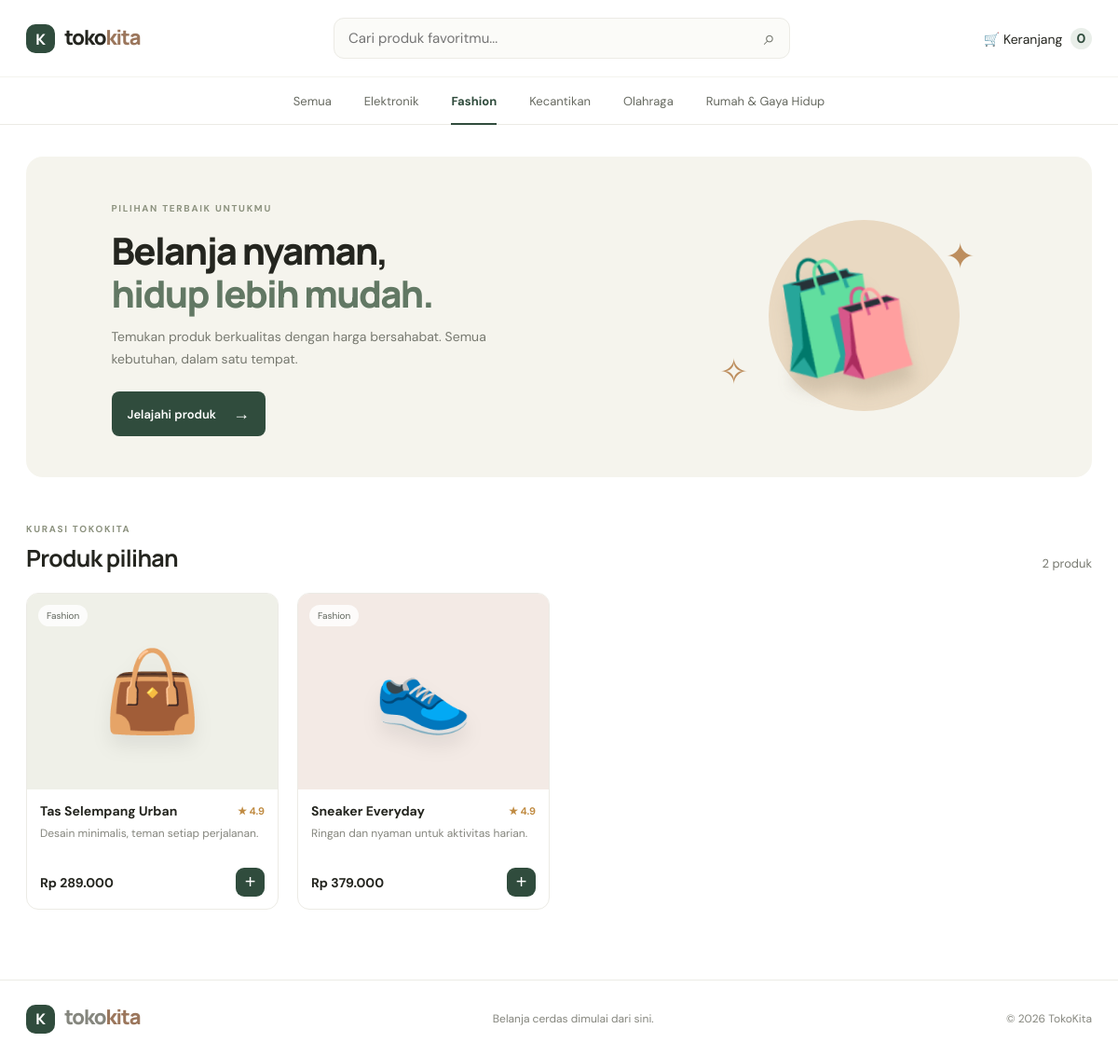
Page /?kategori=2 on the committed database.
### tables this page shows
CREATE TABLE IF NOT EXISTS categories (id INT AUTO_INCREMENT PRIMARY KEY,name VARCHAR(80) NOT NULL,slug VARCHAR(90) NOT NULL UNIQUE);

CREATE TABLE IF NOT EXISTS products (id INT AUTO_INCREMENT PRIMARY KEY,category_id INT NOT NULL,name VARCHAR(140) NOT NULL,slug VARCHAR(160) NOT NULL UNIQUE,short_description VARCHAR(255) NOT NULL,description TEXT NOT NULL,price DECIMAL(12,2) NOT NULL,stock INT NOT NULL DEFAULT 0,emoji VARCHAR(20) DEFAULT '📦',image_url VARCHAR(500) DEFAULT '',featured TINYINT(1) NOT NULL DEFAULT 0,active TINYINT(1) NOT NULL DEFAULT 1,created_at TIMESTAMP DEFAULT CURRENT_TIMESTAMP,FOREIGN KEY(category_id) REFERENCES categories(id));

### includes/functions.php (called while the page is built, shortened)
<?php
function e($v){return htmlspecialchars((string)$v,ENT_QUOTES,'UTF-8');}
function render_emoji($value){return htmlspecialchars($value,ENT_QUOTES,'UTF-8');}
?>

### index.php (the view, shortened to what this page needs)
<?php
require __DIR__ . '/includes/db.php';
$cats = $pdo->query('SELECT id,name FROM categories ORDER BY name')->fetchAll();
$cat = isset($_GET['kategori']) ? (int)$_GET['kategori'] : 0;
$q = trim($_GET['q'] ?? '');
$sql='SELECT p.*,c.name category_name FROM products p JOIN categories c ON c.id=p.category_id WHERE p.active=1'; $args=[];
if ($cat) { $sql.=' AND p.category_id=?'; $args[]=$cat; }
$sql.=' ORDER BY p.featured DESC,p.id DESC'; $st=$pdo->prepare($sql); $st->execute($args); $products=$st->fetchAll();
$cartCount=array_sum($_SESSION['cart']??[]);
?><!doctype html><html lang="id"><head><link rel="stylesheet" href="assets/style.css"></head><body><?php $emojis=['🎧','👜','💡','🧴','🥤','⌚','🛋️','👟','🕯️','🧘']; ?>
<header class="top"><a class="brand" href="index.php"><span class="brand-icon">K</span> toko<span>kita</span></a><form class="search" method="get"><input name="q" value="<?=e($q)?>" placeholder="Cari produk favoritmu..."><button>⌕</button></form><a class="cart-link" href="cart.php">🛒 Keranjang <b><?=e($cartCount)?></b></a></header>
<nav class="nav"><a class="<?=!$cat?'selected':''?>" href="index.php">Semua</a><?php foreach($cats as $c):?><a class="<?=$cat===$c['id']?'selected':''?>" href="?kategori=<?=$c['id']?>"><?=e($c['name'])?></a><?php endforeach?></nav>
<main><section class="hero"><div><span class="eyebrow">PILIHAN TERBAIK UNTUKMU</span><h1>Belanja nyaman,<br><em>hidup lebih mudah.</em></h1><p>Temukan produk berkualitas dengan harga bersahabat. Semua kebutuhan, dalam satu tempat.</p><a class="btn" href="#produk">Jelajahi produk <span>→</span></a></div><div class="hero-art"><div class="sun"></div><div class="bag">🛍️</div><div class="spark s1">✦</div><div class="spark s2">✧</div></div></section>
<div class="section-head" id="produk"><div><span class="eyebrow">KURASI TOKOKITA</span><h2><?= $q ? 'Hasil pencarian' : ($cat?'Produk pilihan':'Produk unggulan')?></h2></div><span class="muted"><?=count($products)?> produk</span></div>
<?php if(!$products):?><div class="empty"><div>⌕</div><h3>Produk belum ditemukan</h3><p>Coba kata kunci atau kategori lain.</p><a href="index.php">Lihat semua produk</a></div><?php else:?><div class="grid"><?php foreach($products as $i=>$p):?><article class="card"><a class="product-image tone<?=$i%5?>" href="product.php?id=<?=$p['id']?>"><span class="badge"><?=e($p['category_name'])?></span><span class="emoji"><?=render_emoji($emojis[((int)$p['id']-1)%count($emojis)])?></span></a><div class="card-body"><div class="product-name"><a href="product.php?id=<?=$p['id']?>"><?=e($p['name'])?></a><span>★ 4.9</span></div><p><?=e($p['short_description'])?></p><div class="price-row"><strong>Rp <?=number_format($p['price'],0,',','.')?></strong><form method="post" action="cart.php"><input type="hidden" name="csrf" value="<?=e(csrf_token())?>"><input type="hidden" name="product_id" value="<?=$p['id']?>"><input type="hidden" name="action" value="add"><button class="add" aria-label="Tambah ke keranjang">+</button></form></div></div></article><?php endforeach?></div><?php endif?></main>
<footer><a class="brand" href="index.php"><span class="brand-icon">K</span> toko<span>kita</span></a><span>Belanja cerdas dimulai dari sini.</span><span>© <?=date('Y')?> TokoKita</span></footer></body></html>

### assets/style.css (style rules this page uses)
:root { --ink:#24251f;--muted:#777970;--green:#304c3d;--cream:#f8f7f2;--line:#ecebe5;--orange:#e9a67a }
* { box-sizing:border-box }
body { margin:0;background:#fff;color:var(--ink);font:15px 'DM Sans',Arial,sans-serif }
a { color:inherit;text-decoration:none }
.top { height:82px;max-width:1200px;margin:auto;padding:0 28px;display:flex;align-items:center;justify-content:space-between;gap:32px }
.brand { font:800 22px Manrope,sans-serif;letter-spacing:-1.1px;white-space:nowrap }
.brand>span:last-child { color:#9b765c }
.brand-icon { display:inline-grid;place-items:center;background:var(--green);color:white;width:31px;height:31px;border-radius:10px;margin-right:7px;font-size:16px;letter-spacing:0 }
.search { display:flex;max-width:490px;width:100%;height:44px;border:1px solid var(--line);border-radius:11px;overflow:hidden;background:#fbfbf8 }
.search input { border:0;background:none;outline:0;padding:0 15px;flex:1;min-width:0;font:inherit }
.search button { border:0;background:none;padding:0 15px;font-size:22px;color:#75786f;cursor:pointer }
.cart-link { font-size:14px;white-space:nowrap }
.cart-link b { display:inline-grid;place-items:center;background:#e9eee9;color:var(--green);height:23px;min-width:23px;border-radius:20px;margin-left:5px }
.nav { height:52px;border-top:1px solid #f4f3ee;border-bottom:1px solid var(--line);display:flex;justify-content:center;gap:35px;align-items:center;color:#666960;font-size:13px }
.nav a { height:100%;display:flex;align-items:center;position:relative }
.nav a.selected { color:var(--green);font-weight:700 }
.nav a.selected:after { content:'';position:absolute;bottom:-1px;height:2px;background:var(--green);left:0;right:0 }
main { max-width:1200px;margin:auto;padding:34px 28px 75px }
.hero { min-height:333px;border-radius:18px;background:#f5f4ed;display:flex;align-items:center;justify-content:space-between;padding:44px 8%;overflow:hidden;position:relative }
.eyebrow { font-size:10px;font-weight:700;letter-spacing:1.7px;color:#8c927f }
.hero h1 { font:800 40px/1.16 Manrope,sans-serif;letter-spacing:-1.7px;margin:14px 0 11px }
.hero h1 em { font-style:normal;color:#627864 }
.hero p { font-size:14px;line-height:1.7;color:#777970;max-width:420px;margin:0 0 23px }
.btn { display:inline-flex;align-items:center;gap:18px;background:var(--green);color:white;padding:12px 17px;border-radius:8px;font-size:13px;font-weight:600 }
.btn span { font-size:18px }
.hero-art { width:290px;height:240px;position:relative;display:grid;place-items:center;margin-right:3% }
.sun { position:absolute;width:205px;height:205px;border-radius:50%;background:#e9d9c2;right:22px;top:16px }
.bag { font-size:124px;z-index:1;filter:drop-shadow(0 16px 8px #74664a33);transform:rotate(-8deg) }
.spark { position:absolute;color:#bd8e5e;font-size:38px }
.s1 { right:5px;top:30px }
.s2 { left:10px;bottom:36px }
.section-head { display:flex;justify-content:space-between;align-items:end;margin:44px 0 20px }
.section-head h2 { font:700 25px Manrope,sans-serif;letter-spacing:-.7px;margin:5px 0 0 }
.muted { font-size:13px;color:var(--muted);padding-bottom:3px }
.grid { display:grid;grid-template-columns:repeat(4,minmax(0,1fr));gap:20px }
.card { border:1px solid var(--line);border-radius:13px;overflow:hidden;transition:transform .18s,box-shadow .18s }
.product-image { height:210px;display:grid;place-items:center;position:relative }
.tone0 { background:#eff0e8 }
.tone1 { background:#f3eae5 }
.emoji { font-size:85px;filter:drop-shadow(0 12px 10px #00000012) }
.badge { position:absolute;left:12px;top:12px;background:#ffffffcf;border-radius:20px;padding:5px 9px;font-size:10px;color:#60665d }
.card-body { padding:14px 14px 13px }
.product-name { display:flex;justify-content:space-between;align-items:center;gap:8px;font-weight:700;font-size:14px }
.product-name span { font-size:11px;color:#c08b42;white-space:nowrap }
.card-body p { height:33px;overflow:hidden;margin:7px 0 12px;color:#85867e;font-size:12px }
.price-row { display:flex;justify-content:space-between;align-items:center }
.price-row strong { font-size:14px }
.add { border:0;background:var(--green);color:#fff;width:31px;height:31px;border-radius:9px;font-size:20px;cursor:pointer }
footer { border-top:1px solid var(--line);max-width:1200px;margin:auto;padding:24px 28px;display:flex;align-items:center;justify-content:space-between;color:#85867e;font-size:12px }

### rows in the picture
categories: name "Elektronik"
categories: name "Fashion"
categories: name "Kecantikan"
categories: name "Olahraga"
categories: name "Rumah & Gaya Hidup"
products: category.name "Fashion", id "👜", name "Tas Selempang Urban", short_description "Desain minimalis, teman setiap perjalanan.", price "289.000"
products: category.name "Fashion", id "👟", name "Sneaker Everyday", short_description "Ringan dan nyaman untuk aktivitas harian.", price "379.000"

### other values in the picture
$cartCount "0"
count($products) "2"
